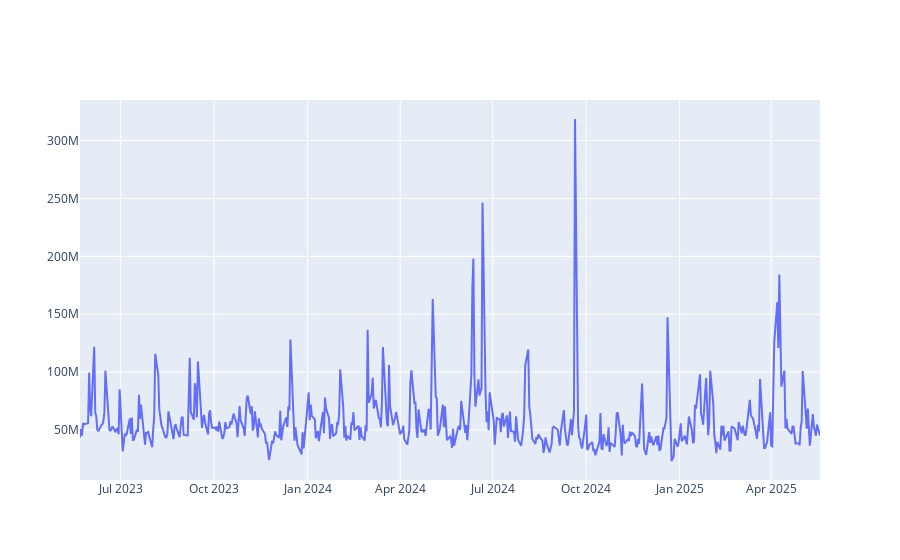

Notebook cell for this chart:
### Code cell
get_data("AAPL")

### Figure 1 — Plotly figure (JSON) as saved in the notebook; plotly's stock layout.template omitted (floating-point values rounded to 4 significant figures; data arrays with more than 128 entries replaced by an {"elided": "..."} marker saying what was removed)
{"data": [{"mode": "lines", "name": "LUNR", "type": "scatter", "x": {"elided": "500 str values"}, "y": {"elided": "500 int values"}}], "layout": {"autosize": true, "xaxis": {"autorange": true, "range": ["2023-05-22", "2025-05-19"], "type": "date"}, "yaxis": {"autorange": true, "range": [6821000.0, 335100000.0], "type": "linear"}}}
